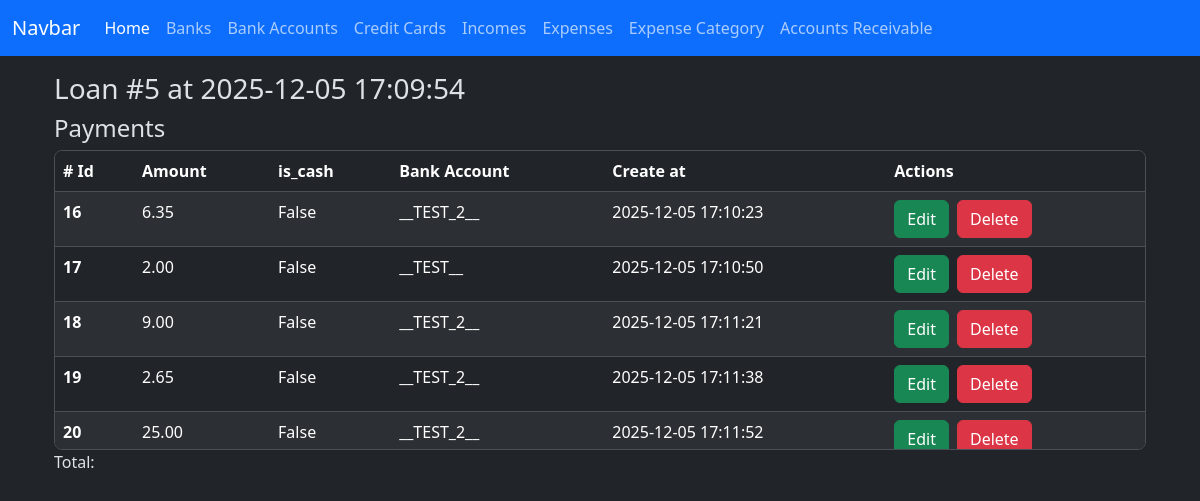
The app's page /accounts_receivable/associated_records/5, older data.
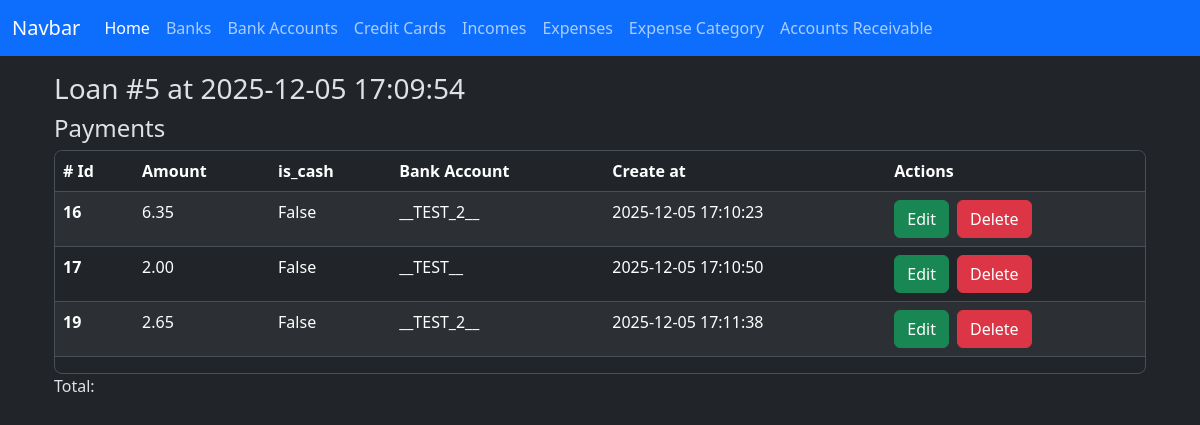
The same page, newer data.
### app/models/loan.py (models this page shows, shortened)
class Loan(db.Model):
    __tablename__ = 'loans'
    id = db.Column(db.Integer, primary_key=True)
    person_name = db.Column(db.String(100), nullable=False)
    amount = db.Column(db.Numeric(10, 2), nullable=False)
    is_active = db.Column(db.Boolean, default=True)
    is_cash = db.Column(db.Boolean)
    bank_account_id = db.Column(db.Integer, db.ForeignKey('bank_accounts.id'))
    created_at = db.Column(db.DateTime(timezone=True), server_default=func.now())
    updated_at = db.Column(db.DateTime(timezone=True), onupdate=func.now())
    description = db.Column(db.String(200))
    loan_payments = relationship('LoanPayment', back_populates='loan')
    bank_account = relationship('BankAccount', back_populates='loans')

### app/models/loan_payment.py (models this page shows)
class LoanPayment(db.Model):
    __tablename__ = 'loan_payment'
    id = db.Column(db.Integer, primary_key=True)
    amount = db.Column(db.Numeric(10,2), nullable=False)
    is_cash = db.Column(db.Boolean, nullable=False)
    loan_id = db.Column(db.Integer, db.ForeignKey('loans.id'))
    bank_account_id = db.Column(db.Integer, db.ForeignKey('bank_accounts.id', name='bank_account_id'))
    created_at = db.Column(db.DateTime(timezone=True), server_default=func.now())
    updated_at = db.Column(db.DateTime(timezone=True), onupdate=func.now())
    loan = relationship('Loan', back_populates='loan_payments')
    bank_account = relationship('BankAccount', back_populates='loan_payments')

### app/models/bank_account.py (models this page shows)
class BankAccount(db.Model):
    __tablename__ = 'bank_accounts'
    id = db.Column(db.Integer, primary_key=True)
    nick_name = db.Column(db.String(120))
    amount_available = db.Column(db.Numeric(10, 2), nullable=False)
    is_active = db.Column(db.Boolean, default=True)
    account_number = db.Column(db.Integer, nullable=True)
    bank_id = db.Column(db.Integer, db.ForeignKey('banks.id'))
    created_at = db.Column(db.DateTime(timezone=True), server_default=func.now())
    updated_at = db.Column(db.DateTime(timezone=True), onupdate=func.now())
    bank = relationship('Bank', back_populates='bank_accounts')
    expenses = relationship('Expense', back_populates='bank_account')
    incomes = relationship('Income', back_populates='bank_account')
    loans = relationship('Loan', back_populates='bank_account')
    loan_payments = relationship('LoanPayment', back_populates='bank_account')

### app/routes/accounts_receivable_routes.py (the view)
@accounts_receivable_bp.route('associated_records/<int:loan_id>', methods=['GET'])
def associated_records(loan_id):
    try:
        loan = Loan.query.get(loan_id)
        bank_accounts = BankAccount.query.all()
        if not loan:
            return jsonify({'error': 'Loan record was not found'}), 400
        context = {
            'loan': loan,
            'bank_accounts': bank_accounts,
        }
        return render_template('accounts_receivable/associated_records.html', **context)
    except Exception as e:
        print(e)
        return jsonify({'error': str(e)}), 400

### app/templates/accounts_receivable/associated_records.html (shortened to what this page needs)
{% extends 'layout.html' %}
{% block content %}
    <h3>Loan #{{ loan.id }} at {{ loan.created_at }}</h3>
    <h4 class="mt-2">Payments</h4>
    <div id="expenses-table-container" class="table-responsive overflow-y-auto border rounded-3 mt-1" style="max-height: 300px;">
                <table class="table table-striped table-hover" id="expenses-table">
            <thead class="sticky-top">
                <tr>
                    <th scope="col"># Id</th>
                    <th scope="col">Amount</th>
                    <th scope="col">is_cash</th>
                    <th scope="col">Bank Account</th>
                    <th scope="col">Create at</th>
                    <th scope="col">Actions</th>
                </tr>
            </thead>
            <tbody id="expenses-table-body">
                {% for payment in loan.loan_payments %}
                <tr>
                    <th scope="row">{{ payment.id }}</th>
                    <td>{{ payment.amount }}</td>
                    <td>{{ payment.is_cash }}</td>
                    <td>{{ payment.bank_account.nick_name }}</td>
                    <td>{{ payment.created_at }}</td>
                    <td>
                        <div class="d-flex gap-2">
                            <button
                                type="button"
                                class="btn btn-success"
                                data-bs-toggle="modal"
                                data-bs-target="#edit-loan-payment"
                                data-endpoint="{{ url_for('accounts_receivable.update_loan_payment', loan_payment_id=payment.id) }}"
                                data-loan-id="{{ loan.id }}"
                                data-loan-payment-id="{{ payment.id }}"
                                data-amount="{{ payment.amount }}"
                                data-is-cash="{{ payment.is_cash }}"
                                data-bank-account-id="{{ payment.bank_account_id }}"
                            >
                            Edit
                            </button>
                            <a href="{{ url_for('accounts_receivable.delete_loan_payment', loan_payment_id=payment.id) }}" class="btn btn-danger">Delete</a>
                        </div>
                    </td>
                </tr>
                {% endfor %}
            </tbody>
        </table>
    </div>
    <p class="">Total: {{ total_expenses }}</p>
    <link href="https://cdn.jsdelivr.net/npm/@sweetalert2/theme-dark@5/dark.css" rel="stylesheet">
{% endblock %}

### app/templates/layout.html (shortened to what this page needs)
<!doctype html>
<html lang="en" data-bs-theme="dark">
  <head>
    <link href="https://cdn.jsdelivr.net/npm/bootstrap@5.3.8/dist/css/bootstrap.min.css" rel="stylesheet">
    <link rel="stylesheet" href="../static/style.css">
</head>
  <body>
    <nav class="navbar navbar-expand-lg bg-primary fixed-top mx-2 mx-auto">
        <div class="container-fluid">
            <a class="navbar-brand" href="#">Navbar</a>
            <div class="collapse navbar-collapse" id="navbarNav">
                <ul class="navbar-nav">
                    <li class="nav-item">
                        <a class="nav-link active" aria-current="page" href="{{ url_for('home.index' ) }}">Home</a>
                    </li>
                    <li class="nav-item">
                        <a class="nav-link" href="{{ url_for('bank.index' ) }}">Banks</a>
                    </li>
                    <li class="nav-item">
                        <a class="nav-link" href="{{ url_for('bank_account.index' ) }}">Bank Accounts</a>
                    </li>
                    <li class="nav-item">
                        <a class="nav-link" href="{{ url_for('credit_card.index' ) }}">Credit Cards</a>
                    </li>
                    <li class="nav-item">
                        <a class="nav-link" href="{{ url_for('income.index' ) }}">Incomes</a>
                    </li>
                    <li class="nav-item">
                        <a class="nav-link" href="{{ url_for('expense.index' ) }}">Expenses</a>
                    </li>
                    <li class="nav-item">
                        <a class="nav-link" href="{{ url_for('expense_category.index' ) }}">Expense Category</a>
                    </li>
                    <li class="nav-item">
                        <a class="nav-link" href="{{ url_for('accounts_receivable.index' ) }}">Accounts Receivable</a>
                    </li>
                </ul>
            </div>
        </div>
    </nav>
    <main class="container mt-5 p-4">
    {% block content %}
    {% endblock %}
    </main>
  </body>
</html>

Row changes from the older to the newer data that the page shows:
removed LoanPayment: id "18", amount "9.00", is_cash "False", bank_account.nick_name "__TEST_2__", created_at "2025-12-05 17:11:21"
removed LoanPayment: id "20", amount "25.00", is_cash "False", bank_account.nick_name "__TEST_2__", created_at "2025-12-05 17:11:52"
